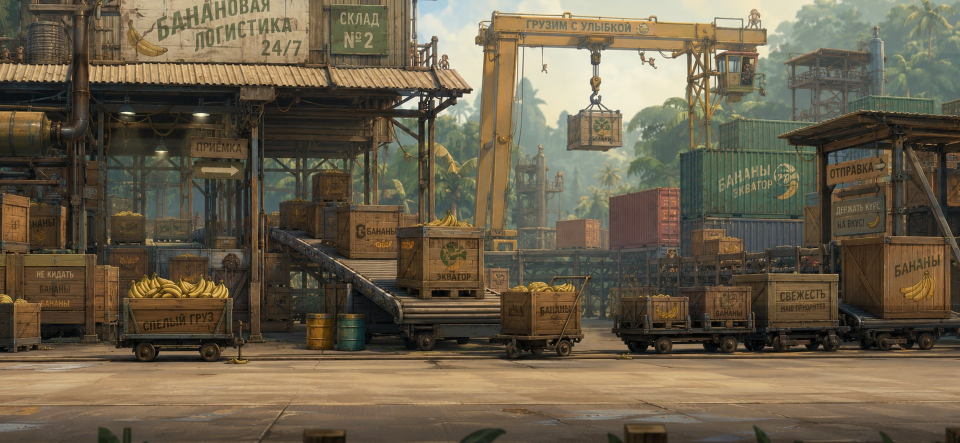
#> input picture assets/resources/backgrounds/level02.jpg, 1920 x 886 px (shown at 1/2 size)
$ python -i integrate_skin_pack.py   (imports and definitions only)
#> lines starting #> are read from the running program, lines starting #| are printed output that depends on the picture; after the words box and inside, x2 and y2 are one past the last pixel; in counts of white or black regions, pixels touching at a corner belong together
#!/usr/bin/env python3
"""Cut and integrate the 2026 Martyskin player skin pack.

The source pack is a set of generic ChatGPT-exported PNG sheets.  Most sheets
have baked white/checker backgrounds, so this tool uses deterministic local
masking and emits reports instead of relying on an editor-only import step.
"""

from __future__ import annotations

import argparse
import datetime as dt
import hashlib
import json
import math
import re
import shutil
import uuid
from collections import deque
from dataclasses import dataclass
from pathlib import Path
from typing import Iterable

from PIL import Image, ImageDraw, ImageEnhance, ImageOps


POSES = ["idle", "run_1", "run_2", "jump", "jump_2", "fall", "crouch_dash", "hit", "victory"]
VARIANTS = ["base", "helmet", "vest", "helmet_vest", "boots", "helmet_vest_boots", "magnet", "shield"]
FRAME_SIZE = (256, 256)
COCOS_META_NAMESPACE = uuid.UUID("a76f9e3d-23df-5e3c-9b7d-d6ba7221b8a4")
GRID_PREFERRED_SOURCE_GROUPS = {2}
GRID_LAYOUT_BY_GROUP = {2: [(4, 5)]}
PRIMARY_SOURCE_INDEX_BY_GROUP = {2: 1}
SELECTED_INDICES_BY_GROUP = {
    2: [6, 9, 3, 15, 7, 18, 14, 11, 2],
}


@dataclass(frozen=True)
class SkinSpec:
    skin_id: str
    display_name: str
    source_group: int
    notes: str
    synth_kind: str | None = None


SKINS: list[SkinSpec] = [
    SkinSpec("brigadir", "Бригадир", 0, "direct source group 01"),
    SkinSpec("mudrec", "Мудрец", 1, "direct source group 02"),
    SkinSpec("cyber_makaka", "Кибер-макака", 2, "direct source group 03"),
    SkinSpec("red_prorab", "Красный прораб", 3, "direct source group 04"),
    SkinSpec("depo_primate", "Деповский примат", 0, "synthesized depot palette from brigadir source; source pack has seven groups for eight canonical skins", "depo"),
    SkinSpec("orangutan_noir", "Орангутанг-нуар", 4, "direct source group 05"),
    SkinSpec("lab_assistant_act", "Лаборант акта", 5, "direct source group 06"),
    SkinSpec("golden_brigadir", "Золотой бригадир", 6, "direct source group 07"),
]


# [6 lines left out: function sha256_file, not called in this run]


def normalize_name(name: str) -> str:
    return re.sub(r"[^a-zA-Z0-9._-]+", "_", name).strip("_")


# [13 lines left out: functions group_source_files, select_primary_source, not called in this run]


def background_candidate(pixel: tuple[int, int, int, int], bg_rgb: tuple[int, int, int]) -> bool:
    r, g, b, a = pixel
    if a <= 12:
        return True
    if a < 245:
        return False
    neutral = max(r, g, b) - min(r, g, b)
    if r > 232 and g > 232 and b > 232 and neutral < 34:
        return True
    dr = r - bg_rgb[0]
    dg = g - bg_rgb[1]
    db = b - bg_rgb[2]
    if dr * dr + dg * dg + db * db <= 42 * 42:
        return True
    return False


def estimate_border_background(image: Image.Image) -> tuple[int, int, int]:
    rgba = image.convert("RGBA")
    pix = rgba.load()
    width, height = rgba.size
    samples: list[tuple[int, int, int]] = []
    step = max(1, min(width, height) // 90)
    for x in range(0, width, step):
        for y in (0, height - 1):
            r, g, b, a = pix[x, y]
            if a > 200:
                samples.append((r, g, b))
    for y in range(0, height, step):
        for x in (0, width - 1):
            r, g, b, a = pix[x, y]
            if a > 200:
                samples.append((r, g, b))
    if not samples:
        return (255, 255, 255)
    samples.sort()
    mid = len(samples) // 2
    return samples[mid]


def image_channel_values(channel: Image.Image) -> Iterable[int]:
    flattened_data = getattr(channel, "get_flattened_data", None)
    if callable(flattened_data):
        return flattened_data()
    return channel.getdata()


def remove_baked_background(image: Image.Image) -> Image.Image:
    rgba = image.convert("RGBA")
    width, height = rgba.size
    alpha = rgba.getchannel("A")
    transparent_ratio = sum(1 for value in image_channel_values(alpha) if value <= 12) / float(width * height)
    if transparent_ratio > 0.08:
        clean = rgba.copy()
        clean_alpha = clean.getchannel("A").point(lambda value: 0 if value <= 12 else value)
        clean.putalpha(clean_alpha)
        return clean

    bg_rgb = estimate_border_background(rgba)
    pix = rgba.load()
    visited = bytearray(width * height)
    background = bytearray(width * height)
    queue: deque[tuple[int, int]] = deque()

    def push_if_bg(x: int, y: int) -> None:
        idx = y * width + x
        if visited[idx]:
            return
        visited[idx] = 1
        if background_candidate(pix[x, y], bg_rgb):
            background[idx] = 1
            queue.append((x, y))

    for x in range(width):
        push_if_bg(x, 0)
        push_if_bg(x, height - 1)
    for y in range(height):
        push_if_bg(0, y)
        push_if_bg(width - 1, y)

    while queue:
        x, y = queue.popleft()
        for nx, ny in ((x + 1, y), (x - 1, y), (x, y + 1), (x, y - 1)):
            if nx < 0 or ny < 0 or nx >= width or ny >= height:
                continue
            idx = ny * width + nx
            if visited[idx]:
                continue
            visited[idx] = 1
            if background_candidate(pix[nx, ny], bg_rgb):
                background[idx] = 1
                queue.append((nx, ny))

    clean = rgba.copy()
    out_alpha = bytearray(width * height)
    src_alpha = alpha.tobytes()
    for idx, value in enumerate(src_alpha):
        out_alpha[idx] = 0 if background[idx] else value
    clean.putalpha(Image.frombytes("L", (width, height), bytes(out_alpha)))

    return clean


def alpha_bbox(image: Image.Image, threshold: int = 12) -> tuple[int, int, int, int] | None:
    alpha = image.getchannel("A").point(lambda value: 255 if value > threshold else 0)
    return alpha.getbbox()


def connected_components(mask: Image.Image) -> list[tuple[int, int, int, int, int]]:
    width, height = mask.size
    data = mask.tobytes()
    visited = bytearray(width * height)
    components: list[tuple[int, int, int, int, int]] = []

    for start, value in enumerate(data):
        if value == 0 or visited[start]:
            continue
        sx = start % width
        sy = start // width
        queue: deque[tuple[int, int]] = deque([(sx, sy)])
        visited[start] = 1
        min_x = max_x = sx
        min_y = max_y = sy
        area = 0
        while queue:
            x, y = queue.popleft()
            area += 1
            min_x = min(min_x, x)
            max_x = max(max_x, x)
            min_y = min(min_y, y)
            max_y = max(max_y, y)
            for nx, ny in ((x + 1, y), (x - 1, y), (x, y + 1), (x, y - 1)):
                if nx < 0 or ny < 0 or nx >= width or ny >= height:
                    continue
                idx = ny * width + nx
                if visited[idx] or data[idx] == 0:
                    continue
                visited[idx] = 1
                queue.append((nx, ny))
        if area >= 700 and (max_x - min_x) >= 18 and (max_y - min_y) >= 28:
            components.append((min_x, min_y, max_x + 1, max_y + 1, area))
    return components


def expand_box(box: tuple[int, int, int, int], image_size: tuple[int, int], pad: int) -> tuple[int, int, int, int]:
    x1, y1, x2, y2 = box
    width, height = image_size
    return (max(0, x1 - pad), max(0, y1 - pad), min(width, x2 + pad), min(height, y2 + pad))


def sort_boxes_reading_order(boxes: list[tuple[int, int, int, int, int]]) -> list[tuple[int, int, int, int, int]]:
    if not boxes:
        return []
    avg_h = sum((box[3] - box[1]) for box in boxes) / len(boxes)
    tolerance = max(34, avg_h * 0.55)
    rows: list[list[tuple[int, int, int, int, int]]] = []
    for box in sorted(boxes, key=lambda item: ((item[1] + item[3]) * 0.5, item[0])):
        cy = (box[1] + box[3]) * 0.5
        for row in rows:
            row_cy = sum((item[1] + item[3]) * 0.5 for item in row) / len(row)
            if abs(cy - row_cy) <= tolerance:
                row.append(box)
                break
        else:
            rows.append([box])
    ordered: list[tuple[int, int, int, int, int]] = []
    for row in sorted(rows, key=lambda group: sum((item[1] + item[3]) * 0.5 for item in group) / len(group)):
        ordered.extend(sorted(row, key=lambda item: item[0]))
    return ordered


def grid_candidates(clean: Image.Image, layouts: Iterable[tuple[int, int]] | None = None) -> list[tuple[int, int, int, int, int]]:
    if layouts:
        x1, y1 = 0, 0
        x2, y2 = clean.size
    else:
        bbox = alpha_bbox(clean)
        if not bbox:
            return []
        x1, y1, x2, y2 = expand_box(bbox, clean.size, 12)
    crop = clean.crop((x1, y1, x2, y2))
    best: list[tuple[int, int, int, int, int]] = []
    layout_candidates = list(layouts) if layouts else [(7, 4), (6, 4), (5, 5), (5, 4), (4, 5), (4, 4), (3, 5), (2, 7), (3, 4)]
    for cols, rows in layout_candidates:
        cell_w = crop.width / cols
        cell_h = crop.height / rows
        cells: list[tuple[int, int, int, int, int]] = []
        for row in range(rows):
            for col in range(cols):
                cx1 = int(round(col * cell_w))
                cy1 = int(round(row * cell_h))
                cx2 = int(round((col + 1) * cell_w))
                cy2 = int(round((row + 1) * cell_h))
                cell = crop.crop((cx1, cy1, cx2, cy2))
                cb = alpha_bbox(cell, 12)
                if not cb:
                    continue
                bx1, by1, bx2, by2 = cb
                area = sum(1 for value in cell.getchannel("A").crop(cb).tobytes() if value > 12)
                if area < 700:
                    continue
                cells.append((x1 + cx1 + bx1, y1 + cy1 + by1, x1 + cx1 + bx2, y1 + cy1 + by2, area))
        if len(cells) >= 9 and (not best or len(cells) > len(best)):
            best = cells
    return sort_boxes_reading_order(best)


def extract_frames(
    sheet_path: Path,
    *,
    prefer_grid: bool = False,
    grid_layouts: Iterable[tuple[int, int]] | None = None,
) -> tuple[list[Image.Image], dict[str, object], Image.Image]:
#> called with prefer_grid = False
    source = Image.open(sheet_path).convert("RGBA")
    clean = remove_baked_background(source)
#> in remove_baked_background, `alpha = rgba.getchannel("A")`: alpha: PIL image 1920x886 L; every value is 255
#> in remove_baked_background, `transparent_ratio = sum(1 for value in image_channel_values(alpha) if ..`: transparent_ratio = 0
#> after the loop in estimate_border_background, `for x in range(0, width, step):`: samples = 428 items, first 6: (81, 86, 64), (76, 66, 54), (78, 83, 60), (76, 66, 54), (76, 83, 65), (76, 66, 54)
#> after the loop in estimate_border_background, `for y in range(0, height, step):`: samples = 626 items, first 6: (81, 86, 64), (76, 66, 54), (78, 83, 60), (76, 66, 54), (76, 83, 65), (76, 66, 54)
#> in estimate_border_background, `mid = len(samples) // 2`: mid = 313
#> in remove_baked_background, `bg_rgb = estimate_border_background(rgba)`: bg_rgb = (89, 76, 60)
#> the loop in remove_baked_background, `for x in range(width):` made 1920 passes
    mask = clean.getchannel("A").point(lambda value: 255 if value > 12 else 0)
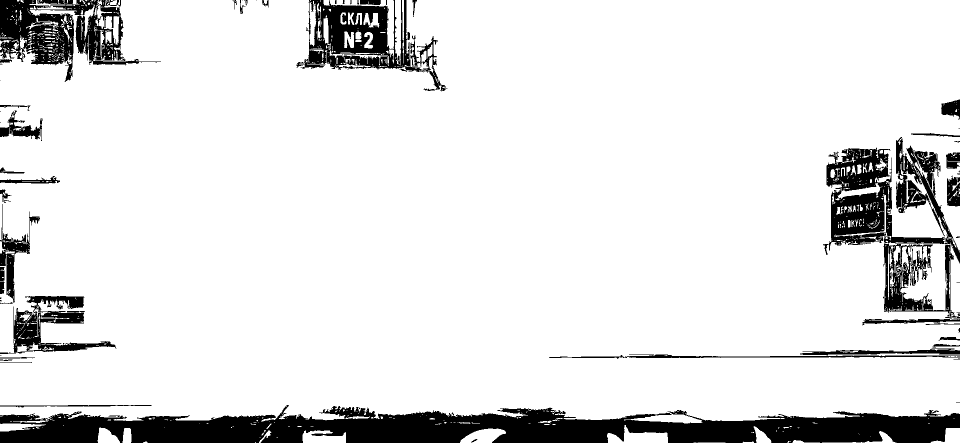
#> mask: PIL image 1920x886 L (shown at 1/2 size); 88.6% white; 64 black regions (21 under 20 px), largest, box (x1, y1, x2, y2) and area: (0, 810, 1920, 886) 91176, (1646, 274, 1920, 637) 34971, (0, 0, 322, 164) 21466
    raw_components = sort_boxes_reading_order(connected_components(mask))
#> the loop in connected_components, `for start, value in enumerate(data):` made 1701120 passes
#> value on passes 1 to 3: 0, 0, 0
#> the loop in sort_boxes_reading_order, `for box in sorted(boxes, key=lambda item: ((item[1] + item[3]) * 0.5, ..` made 10 passes
#> box on passes 1 to 10: (208, 32, 239, 89, 882), (660, 0, 788, 127, 2180), (1675, 366, 1763, 398, 986), (0, 0, 1920, 846, 1456704), (0, 509, 27, 606, 717), (1799, 487, 1920, 634, 8775), (1214, 850, 1336, 886, 2334), (195, 855, 240, 886, 938), (1861, 856, 1920, 886, 982), (920, 857, 1012, 886, 1734)
#> the loop in sort_boxes_reading_order, `for row in sorted(rows, key=lambda group: sum((item[1] + item[3]) * 0...` made 4 passes
#> row on passes 1 to 3: [(208, 32, 239, 89, 882), (660, 0, 788, 127, 2180)], [(1675, 366, 1763, 398, 986), (0, 0, 1920, 846, 1456704)], [(0, 509, 27, 606, 717), (1799, 487, 1920, 634, 8775)]
    grid = grid_candidates(clean, grid_layouts)
#> the loop in grid_candidates, `for cols, rows in layout_candidates:` made 9 passes
#> pass 1, in alpha_bbox (call 4), `alpha = image.getchannel("A").point(lambda value: 255 if value > thres..`:
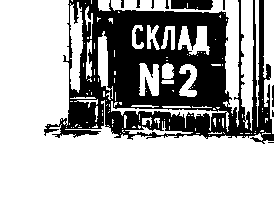
#> alpha: PIL image 274x222 L; 70.7% white; 10 black regions (3 under 20 px), largest, box (x1, y1, x2, y2) and area: (44, 0, 274, 144) 17266, (171, 0, 213, 10) 378, (272, 85, 274, 107) 41
#> pass 1, in alpha_bbox (call 5), `alpha = image.getchannel("A").point(lambda value: 255 if value > thres..`:
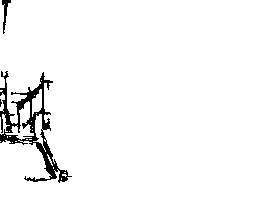
#> alpha: PIL image 274x222 L; 96.9% white; 3 black regions (1 under 20 px), largest, box (x1, y1, x2, y2) and area: (0, 71, 72, 183) 1793, (2, 0, 11, 34) 108
#> after the loop in grid_candidates, `for cols, rows in layout_candidates:`:
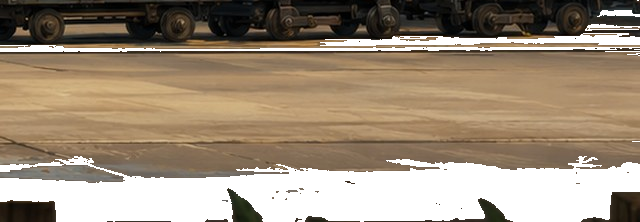
#> cell: PIL image 640x222 RGBA; mean R, G, B, A 117.3, 98.3, 75.8, 194.6; transparent parts drawn white
#> the loop in sort_boxes_reading_order (call 2), `for box in sorted(boxes, key=lambda item: ((item[1] + item[3]) * 0.5, ..` made 28 passes
#> box on passes 1 to 12: (0, 0, 274, 222, 39094), (274, 0, 549, 222, 60717), (549, 0, 823, 222, 43018), (823, 0, 1097, 222, 58917), (1097, 0, 1371, 222, 60828), (1371, 0, 1646, 222, 61050), (1646, 0, 1920, 222, 60161), (0, 222, 274, 443, 57396), (274, 222, 549, 443, 60775), (549, 222, 823, 443, 60554), (823, 222, 1097, 443, 60554), (1097, 222, 1371, 443, 60554)
#> the loop in sort_boxes_reading_order (call 2), `for row in sorted(rows, key=lambda group: sum((item[1] + item[3]) * 0...` made 4 passes
    strategy = "connected_components"
    if prefer_grid and len(grid) >= len(POSES):
        components = grid
        strategy = "grid_preferred_fragmented_alpha_sheet"
    elif len(raw_components) < len(POSES) and len(grid) >= len(POSES):
        components = grid
        strategy = "grid_fallback_insufficient_components"
    else:
        components = raw_components
    # Keep the larger body-like components. Detached props are intentionally not
    # used as frame boxes; bonus equipment is baked in a controlled pass below.
    components = [box for box in components if (box[2] - box[0]) >= 24 and (box[3] - box[1]) >= 38]
    if len(components) > 32:
        components = sorted(components, key=lambda box: box[4], reverse=True)[:32]
        components = sort_boxes_reading_order(components)

    frames: list[Image.Image] = []
    for box in components:
        crop_box = expand_box((box[0], box[1], box[2], box[3]), clean.size, 10)
        frame = clean.crop(crop_box)
        frames.append(frame)
#> this loop made 5 passes
#> pass 1, in extract_frames, `frame = clean.crop(crop_box)`:
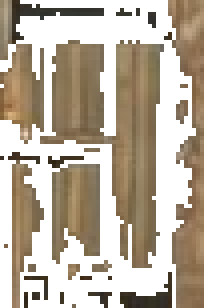
#> frame: PIL image 51x77 RGBA (shown 4 times larger); mean R, G, B, A 115.7, 98.4, 74, 143.9; transparent parts drawn white
#> pass 2, in extract_frames, `frame = clean.crop(crop_box)`:
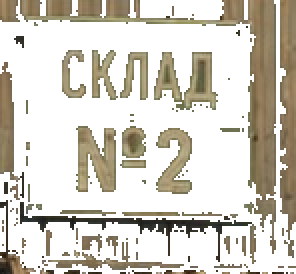
#> frame: PIL image 148x137 RGBA (shown 2 times larger); mean R, G, B, A 106.6, 100.2, 73.5, 91; transparent parts drawn white
#> pass 3, in extract_frames, `frame = clean.crop(crop_box)`:
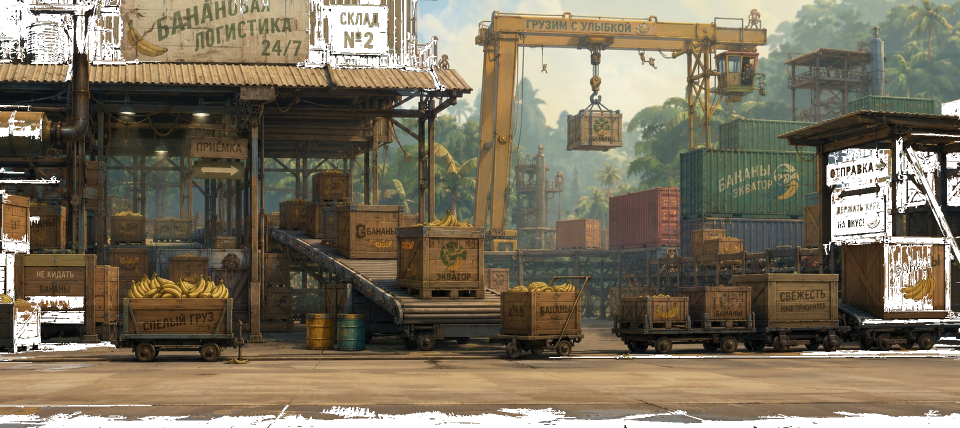
#> frame: PIL image 1920x856 RGBA (shown at 1/2 size); mean R, G, B, A 107.5, 96.4, 75.6, 232.3; transparent parts drawn white
    details = {
        "source": str(sheet_path),
        "size": list(source.size),
        "selectionStrategy": strategy,
        "rawComponentCandidates": len(raw_components),
        "gridCandidates": len(grid),
        "gridLayouts": [list(layout) for layout in grid_layouts] if grid_layouts else None,
        "frameCandidates": len(frames),
        "components": [list(box) for box in components],
    }
    return frames, details, clean


# [125 lines left out: functions selected_indices, normalize_frame, tint_depo, draw_helmet, draw_vest, draw_boots and 4 more, not called in this run]


def deterministic_asset_uuid(resource_key: str) -> str:
    normalized = resource_key.replace("\\", "/").removesuffix(".png")
    return str(uuid.uuid5(COCOS_META_NAMESPACE, normalized))


# [106 lines left out: functions write_cocos_png_meta, write_png, not called in this run]


def markdown_table(rows: Iterable[Iterable[object]]) -> str:
    return "\n".join("| " + " | ".join(str(item) for item in row) + " |" for row in rows)


# [254 lines left out: functions integrate, main, not called in this run]


# [2 lines not run here, left out]

>>> result = extract_frames('../../assets/resources/backgrounds/level02.jpg')

$ run again, on assets/resources/backgrounds_preview/level03.jpg
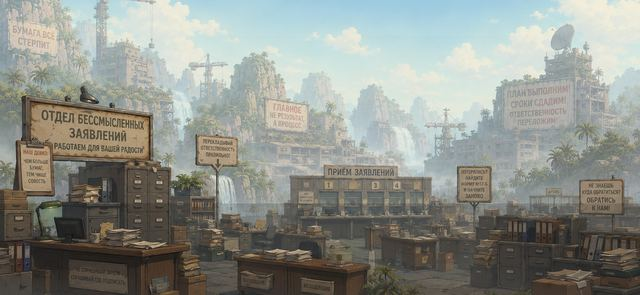
#> input picture assets/resources/backgrounds_preview/level03.jpg, 640 x 295 px
#> transparent_ratio = 0
#> after the loop in estimate_border_background, `for x in range(0, width, step):`: samples = 428 items, first 6: (148, 155, 161), (74, 71, 66), (176, 183, 189), (72, 69, 64), (168, 178, 180), (73, 70, 65)
#> after the loop in estimate_border_background, `for y in range(0, height, step):`: samples = 626 items, first 6: (148, 155, 161), (74, 71, 66), (176, 183, 189), (72, 69, 64), (168, 178, 180), (73, 70, 65)
#> mid = 313
#> bg_rgb = (135, 152, 159)
#> the loop in remove_baked_background, `for x in range(width):` made 640 passes
#> in extract_frames, `mask = clean.getchannel("A").point(lambda value: 255 if value > 12 els..`:
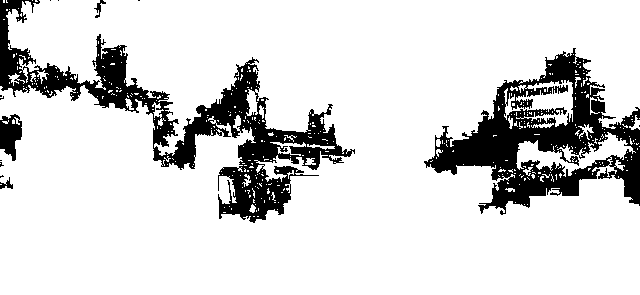
#> mask: PIL image 640x295 L; 84.5% white; 14 black regions (9 under 20 px), largest, box (x1, y1, x2, y2) and area: (0, 0, 355, 223) 14839, (424, 48, 640, 215) 13522, (0, 114, 22, 161) 677, (94, 0, 106, 18) 70, (0, 177, 13, 189) 69
#> the loop in connected_components, `for start, value in enumerate(data):` made 188800 passes
#> value on passes 1 to 3: 0, 0, 0
#> the loop in sort_boxes_reading_order, `for box in sorted(boxes, key=lambda item: ((item[1] + item[3]) * 0.5, ..` made 3 passes
#> box on passes 1 to 3: (504, 80, 573, 127, 1416), (0, 0, 640, 295, 153065), (516, 132, 635, 177, 1873)
#> the loop in sort_boxes_reading_order, `for row in sorted(rows, key=lambda group: sum((item[1] + item[3]) * 0...` made 1 pass
#> the loop in sort_boxes_reading_order (call 2), `for box in sorted(boxes, key=lambda item: ((item[1] + item[3]) * 0.5, ..` made 28 passes
#> box on passes 1 to 8: (3, 0, 91, 74, 5242), (91, 0, 183, 74, 5929), (183, 0, 274, 74, 6547), (274, 0, 366, 74, 6808), (366, 0, 457, 74, 6734), (457, 0, 549, 74, 6761), (549, 0, 640, 74, 6095), (0, 74, 91, 148, 4891)
#> the loop in sort_boxes_reading_order (call 2), `for row in sorted(rows, key=lambda group: sum((item[1] + item[3]) * 0...` made 4 passes
#> the loop in extract_frames, `for box in components:` made 28 passes
#> pass 3, in extract_frames, `frame = clean.crop(crop_box)`:
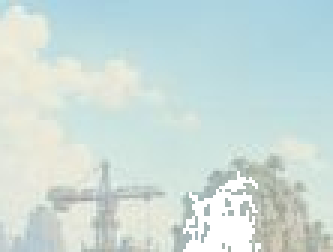
#> frame: PIL image 111x84 RGBA (shown 3 times larger); mean R, G, B, A 199.4, 217.3, 213.8, 244.3; transparent parts drawn white
